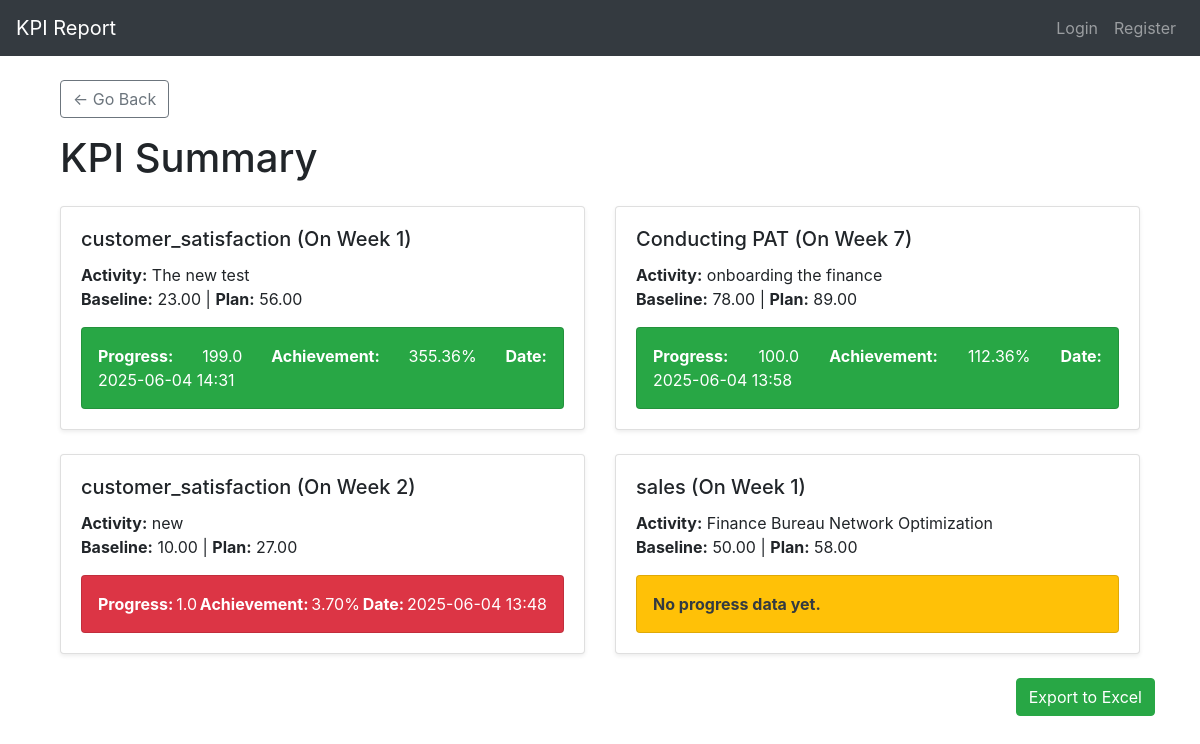
Screenshot of /kpi_summary/ with the database file from the repository.
### report/models.py (models this page shows, shortened)
class Kpi(models.Model):
    date = models.DateField(auto_now_add=True)
    weeks = models.PositiveIntegerField()
    activity = models.CharField(max_length=255)
    kpi = models.CharField(max_length=255)
    baseline = models.DecimalField(max_digits=10, decimal_places=2)
    plan = models.DecimalField(max_digits=10, decimal_places=2)
    created_by = models.ForeignKey(User, on_delete=models.SET_NULL, null=True, blank=True)

class KpiDetails(models.Model):
    kpi = models.ForeignKey(Kpi, on_delete=models.CASCADE, related_name='details')
    progress = models.FloatField()
    achievement = models.FloatField(blank=True, null=True)  # ✅ no default, set in save()
    created_at = models.DateTimeField(auto_now_add=True)
    def save(self, *args, **kwargs):
        if self.kpi.plan:
            self.achievement = (self.progress / float(self.kpi.plan)) * 100
        else:
            self.achievement = 0
        super().save(*args, **kwargs)

### report/views.py (the view)
# urls.py: path('kpi_summary/',     views.kpi_summary, name='kpi_summary'),
def kpi_summary(request):
    kpis = Kpi.objects.all().order_by('-id')
    labels = []
    plans = []
    actuals = []
    for kpi in kpis:
        labels.append(f"{kpi.kpi} (W{kpi.weeks})")
        plans.append(kpi.plan)
        detail = kpi.details.last()
        actuals.append(detail.progress if detail and detail.progress else 0)
    return render(request, 'kpi_summary.html', {
        'kpis': kpis,
        'labels': labels,
        'plans': plans,
        'actuals': actuals
    })

### report/templates/kpi_summary.html
{% extends "base.html" %}
{% block content %}
<div class="container mt-4">
    <a href="javascript:history.back()" class="btn btn-outline-secondary mb-3">
      ← Go Back
    </a>
  <h1 class="mb-4">KPI Summary</h1>
  <div class="row">
    {% for kpi in kpis %}
      <div class="col-md-6 mb-4">
        <div class="card shadow-sm">
          <div class="card-body">
            <h5 class="card-title">{{ kpi.kpi }} (On Week {{ kpi.weeks }})</h5>
            <p class="card-text">
              <strong>Activity:</strong> {{ kpi.activity }}<br>
              <strong>Baseline:</strong> {{ kpi.baseline }} |
              <strong>Plan:</strong> {{ kpi.plan }}
            </p>
            {% with latest_detail=kpi.details.last %}
              {% if latest_detail %}
                {% if latest_detail.achievement >= kpi.plan %}
                  <div class="card bg-success text-white p-3">
                {% else %}
                  <div class="card bg-danger text-white p-3">
                {% endif %}
                  <div class="d-flex justify-content-between flex-wrap">
                    <strong>Progress:</strong> {{ latest_detail.progress }}<br>
                    <strong>Achievement:</strong> {{ latest_detail.achievement|floatformat:2 }}%<br>
                    <strong>Date:</strong> {{ latest_detail.created_at|date:"Y-m-d H:i" }}
                  </div>
                  </div>
              {% else %}
                <div class="card bg-warning text-dark p-3">
                  <strong>No progress data yet.</strong>
                </div>
              {% endif %}
            {% endwith %}
          </div>
        </div>
      </div>
    {% endfor %}
  </div>
</div>
    <div class="d-flex justify-content-end mb-3">
      <a href="{% url 'export_kpi' %}" class="btn btn-success">
        Export to Excel
      </a>
    </div><br><br>
{% endblock %}

### report/templates/base.html (shortened to what this page needs)
<!doctype html>
<html lang="en">
  <head>
    <link rel="stylesheet" href="https://cdn.jsdelivr.net/npm/bootstrap@4.4.1/dist/css/bootstrap.min.css">
  </head>
  <body>
    <nav class="navbar navbar-expand-lg navbar-dark bg-dark">
  <a class="navbar-brand" href="{% url 'home' %}">KPI Report</a>
<div class="collapse navbar-collapse justify-content-end" id="navbarNavAltMarkup">
  <ul class="navbar-nav">
    {% if user.is_authenticated %}
      <li class="nav-item">
        <form method="POST" action="{% url 'logout' %}" class="form-inline my-2 my-lg-0">
          {% csrf_token %}
          <button type="submit" class="btn btn-outline-light my-2 my-sm-0">
            Logout
          </button>
        </form>
      </li>
    {% else %}
      <li class="nav-item">
        <a class="nav-link" href="{% url 'login' %}">Login</a>
      </li>
      <li class="nav-item">
        <a class="nav-link" href="{% url 'register' %}">Register</a>
      </li>
    {% endif %}
  </ul>
</div>
</nav>
<div class="container">
     {% block content %}
     {% endblock %}
</div>
  </body>
</html>

### rows the page displays
Kpi: kpi "customer_satisfaction", weeks "1", activity "The new test", baseline "23.00", plan "56.00", details.last.progress "199.0", details.last.achievement "355.36", details.last.created_at "2025-06-04 14:31"
Kpi: kpi "Conducting PAT", weeks "7", activity "onboarding the finance", baseline "78.00", plan "89.00", details.last.progress "100.0", details.last.achievement "112.36", details.last.created_at "2025-06-04 13:58"
Kpi: kpi "customer_satisfaction", weeks "2", activity "new", baseline "10.00", plan "27.00", details.last.progress "1.0", details.last.achievement "3.70", details.last.created_at "2025-06-04 13:48"
Kpi: kpi "sales", weeks "1", activity "Finance Bureau Network Optimization", baseline "50.00", plan "58.00", shows "No progress data yet."
